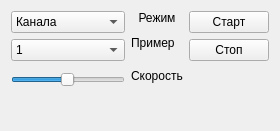
   <widget class="QWidget" name="layoutWidget">
    <property name="geometry">
     <rect>
      <x>1190</x>
      <y>40</y>
      <width>280</width>
      <height>131</height>
     </rect>
    </property>
    <layout class="QHBoxLayout" name="horizontalLayout">
     <item>
      <layout class="QVBoxLayout" name="verticalLayout">
       <item>
        <widget class="QComboBox" name="comboBox_mode">
         <item>
          <property name="text">
           <string>Канала</string>
          </property>
         </item>
         <item>
          <property name="text">
           <string>Сообщений</string>
          </property>
         </item>
         <item>
          <property name="text">
           <string>Пакетов</string>
          </property>
         </item>
        </widget>
       </item>
       <item>
        <widget class="QComboBox" name="comboBox_example">
         <item>
          <property name="text">
           <string>1</string>
          </property>
         </item>
         <item>
          <property name="text">
           <string>2</string>
          </property>
         </item>
         <item>
          <property name="text">
           <string>3</string>
          </property>
         </item>
         <item>
          <property name="text">
           <string>4</string>
          </property>
         </item>
         <item>
          <property name="text">
           <string>5</string>
          </property>
         </item>
         <item>
          <property name="text">
           <string>6</string>
          </property>
         </item>
        </widget>
       </item>
       <item>
        <spacer name="verticalSpacer_7">
         <property name="orientation">
          <enum>Qt::Orientation::Vertical</enum>
         </property>
         <property name="sizeType">
          <enum>QSizePolicy::Policy::Fixed</enum>
         </property>
         <property name="sizeHint" stdset="0">
          <size>
           <width>20</width>
           <height>5</height>
          </size>
         </property>
        </spacer>
       </item>
       <item>
        <widget class="QSlider" name="horizontalSlider">
         <property name="minimum">
          <number>1</number>
         </property>
         <property name="maximum">
          <number>220</number>
         </property>
         <property name="singleStep">
          <number>5</number>
         </property>
         <property name="value">
          <number>110</number>
         </property>
         <property name="orientation">
          <enum>Qt::Orientation::Horizontal</enum>
         </property>
         <property name="invertedAppearance">
          <bool>false</bool>
         </property>
         <property name="invertedControls">
          <bool>false</bool>
         </property>
        </widget>
       </item>
       <item>
        <spacer name="verticalSpacer_5">
         <property name="orientation">
          <enum>Qt::Orientation::Vertical</enum>
         </property>
         <property name="sizeHint" stdset="0">
          <size>
           <width>20</width>
           <height>40</height>
          </size>
         </property>
        </spacer>
       </item>
      </layout>
     </item>
     <item>
      <layout class="QVBoxLayout" name="verticalLayout_2">
       <item>
        <widget class="QLabel" name="label">
         <property name="layoutDirection">
          <enum>Qt::LayoutDirection::LeftToRight</enum>
         </property>
         <property name="text">
          <string>Режим</string>
         </property>
         <property name="alignment">
          <set>Qt::AlignmentFlag::AlignCenter</set>
         </property>
        </widget>
       </item>
       <item>
        <spacer name="verticalSpacer">
         <property name="orientation">
          <enum>Qt::Orientation::Vertical</enum>
         </property>
         <property name="sizeType">
          <enum>QSizePolicy::Policy::Fixed</enum>
         </property>
         <property name="sizeHint" stdset="0">
          <size>
           <width>20</width>
           <height>5</height>
          </size>
         </property>
        </spacer>
       </item>
       <item>
        <widget class="QLabel" name="label_2">
         <property name="text">
          <string>Пример</string>
         </property>
        </widget>
       </item>
       <item>
        <spacer name="verticalSpacer_6">
         <property name="orientation">
          <enum>Qt::Orientation::Vertical</enum>
         </property>
         <property name="sizeType">
          <enum>QSizePolicy::Policy::Fixed</enum>
         </property>
         <property name="sizeHint" stdset="0">
          <size>
           <width>20</width>
           <height>13</height>
          </size>
         </property>
        </spacer>
       </item>
       <item>
        <widget class="QLabel" name="label_3">
         <property name="text">
          <string>Скорость</string>
         </property>
        </widget>
       </item>
       <item>
        <spacer name="verticalSpacer_4">
         <property name="orientation">
          <enum>Qt::Orientation::Vertical</enum>
         </property>
         <property name="sizeType">
          <enum>QSizePolicy::Policy::Expanding</enum>
         </property>
         <property name="sizeHint" stdset="0">
          <size>
           <width>20</width>
           <height>510</height>
          </size>
         </property>
        </spacer>
       </item>
      </layout>
     </item>
     <item>
      <layout class="QVBoxLayout" name="verticalLayout_3">
       <item>
        <widget class="QPushButton" name="startBut">
         <property name="text">
          <string>Старт</string>
         </property>
        </widget>
       </item>
       <item>
        <widget class="QPushButton" name="stopBut">
         <property name="text">
          <string>Стоп</string>
         </property>
        </widget>
       </item>
       <item>
        <spacer name="verticalSpacer_3">
         <property name="orientation">
          <enum>Qt::Orientation::Vertical</enum>
         </property>
         <property name="sizeHint" stdset="0">
          <size>
           <width>20</width>
           <height>40</height>
          </size>
         </property>
        </spacer>
       </item>
      </layout>
     </item>
    </layout>
   </widget>
